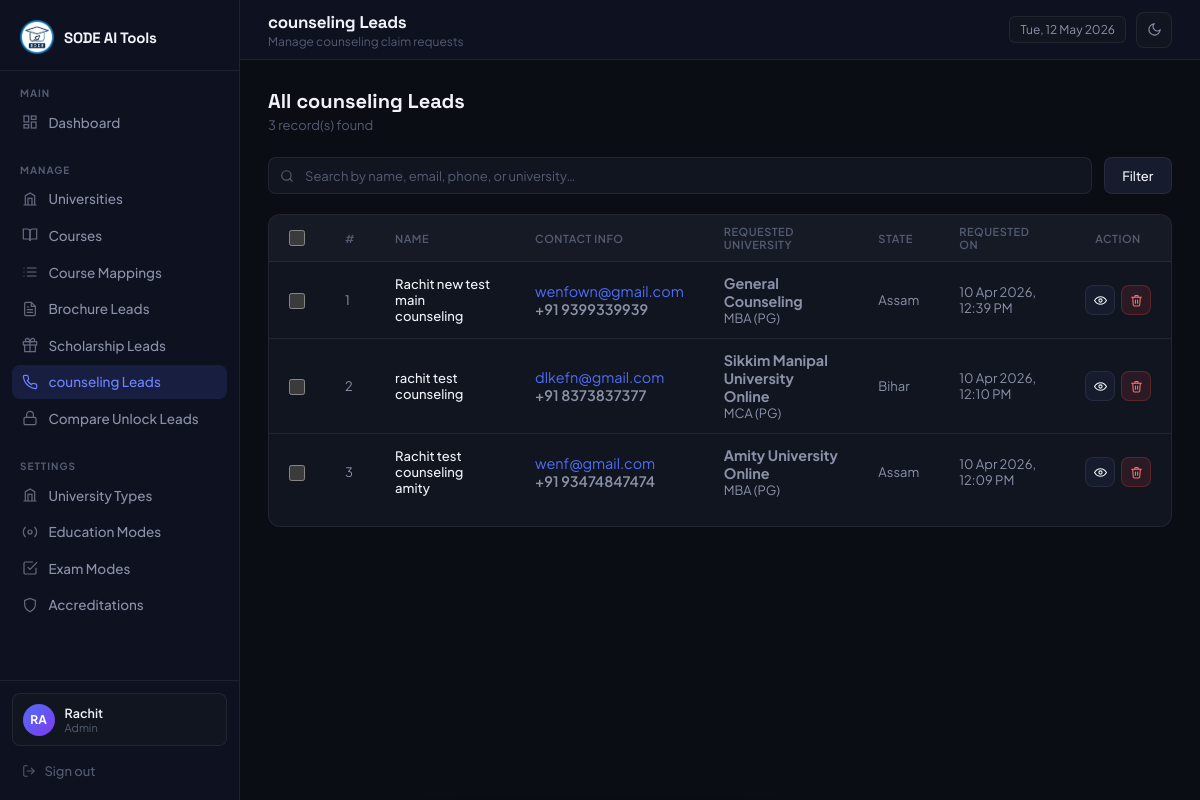
Screenshot of /admin/counseling_leads.php (signed in) with the database file from the repository.
### tables this page shows
CREATE TABLE `counseling_leads` (
  `id` int(11) NOT NULL,
  `name` varchar(255) NOT NULL,
  `email` varchar(255) NOT NULL,
  `country_code` varchar(10) NOT NULL DEFAULT '+91',
  `phone` varchar(50) NOT NULL,
  `course` varchar(255) NOT NULL,
  `state` varchar(100) NOT NULL,
  `uni_name` varchar(255) DEFAULT NULL,
  `page_url` text DEFAULT NULL,
  `user_ip` varchar(45) NOT NULL,
  `created_at` timestamp NOT NULL DEFAULT current_timestamp()
);

### includes/helpers.php (called while the page is built, shortened)
<?php
function e(mixed $val): string {
    return htmlspecialchars((string)$val, ENT_QUOTES, 'UTF-8');
}

### admin/counseling_leads.php (the view, shortened to what this page needs)
<?php
require_once '../includes/db.php';
require_once '../includes/helpers.php';
$search = trim($_GET['search'] ?? '');
$where = ["1 = 1"];
$params = [];
$sql = "SELECT id, name, email, country_code, phone, course, state, uni_name, page_url, user_ip, created_at
        FROM counseling_leads
        WHERE " . implode(' AND ', $where) . "
        ORDER BY created_at DESC";
try {
    $stmt = $pdo->prepare($sql);
    $stmt->execute($params);
    $leads = $stmt->fetchAll(PDO::FETCH_ASSOC);
} catch (PDOException $e) {
    $leads = [];
    if($e->getCode() == '42S02') {
        $table_missing = true;
    }
}
?>
<!DOCTYPE html>
<html lang="en">
<head>
</head>
<body>
  <?php require_once __DIR__ . '/includes/sidebar.php'; ?>
  <main class="main">
    <?php require_once __DIR__ . '/includes/topbar.php'; ?>
    <div class="content">
      <div class="page-header">
        <div>
          <h3>All counseling Leads</h3>
          <p><?= count($leads) ?> record(s) found</p>
        </div>
      </div>
      <div class="search-bar">
        <form method="GET" style="display:contents;">
          <div class="search-input-wrap" style="flex:1;">
            <input type="text" name="search" placeholder="Search by name, email, phone, or university…" value="<?= e($search) ?>" style="width:100%;">
          </div>
          <button type="submit" class="btn btn-secondary">Filter</button>
        </form>
      </div>
      <div class="panel">
        <div class="table-responsive">
          <table>
          <thead>
            <tr>
              <th style="width:40px;"><input type="checkbox" class="bulk-cb" id="bulkSelectAll" title="Select All"></th>
              <th style="width:50px;">#</th>
              <th>Name</th>
              <th>Contact Info</th>
              <th>Requested University</th>
              <th>State</th>
              <th>Requested On</th>
              <th style="width:80px; text-align:center;">Action</th>
            </tr>
          </thead>
          <tbody>
            <?php if ($leads): ?>
              <?php foreach ($leads as $i => $l): ?>
                <tr>
                  <td><input type="checkbox" class="bulk-cb bulk-row-cb" value="<?= $l['id'] ?>"></td>
                  <td data-label="#"> <?= $i + 1 ?> </td>
                  <td data-label="Name">
                      <div class="cell-name"><?= e($l['name']) ?></div>
                  </td>
                  <td data-label="Contact">
                      <div style="font-size:0.9rem;">
                          <div style="color:var(--accent);"><?= e($l['email']) ?></div>
                          <div style="color:var(--text-m); font-weight:600;"><?= e($l['country_code']) ?> <?= e($l['phone']) ?></div>
                      </div>
                  </td>
                  <td data-label="University">
                      <strong style="color:var(--accent-blue); font-size:0.9rem;"><?= e($l['uni_name'] ?: 'N/A') ?></strong><br>
                      <span style="font-size:0.8rem; color:var(--text-m);"><?= e($l['course']) ?></span>
                  </td>
                  <td data-label="State"><?= e($l['state']) ?></td>
                  <td data-label="Requested On"><?= date('d M Y, h:i A', strtotime($l['created_at'])) ?></td>
                  <td data-label="Action">
                    <div class="action-col" style="justify-content:center;">
                      <a href="counseling_lead_view.php?id=<?= $l['id'] ?>" class="btn btn-secondary btn-sm btn-icon" title="View Details">
                        <svg width="13" height="13" viewBox="0 0 24 24" fill="none" stroke="currentColor" stroke-width="2" stroke-linecap="round"><path d="M1 12s4-7 11-7 11 7 11 7-4 7-11 7S1 12 1 12z" /><circle cx="12" cy="12" r="3" /></svg>
                      </a>
                      <form method="POST" style="display:inline;">
                        <button type="submit" class="btn btn-danger btn-sm btn-icon" title="Delete Lead" data-confirm="Delete counseling lead for '<?= e($l['name']) ?>'? This cannot be undone.">
                           <svg width="13" height="13" viewBox="0 0 24 24" fill="none" stroke="currentColor" stroke-width="2" stroke-linecap="round"><polyline points="3 6 5 6 21 6" /><path d="M19 6l-1 14a2 2 0 0 1-2 2H8a2 2 0 0 1-2-2L5 6" /><path d="M10 11v6M14 11v6" /><path d="M9 6V4a1 1 0 0 1 1-1h4a1 1 0 0 1 1 1v2" /></svg>
                        </button>
                      </form>
                    </div>
                  </td>
                </tr>
              <?php endforeach; ?>
            <?php endif; ?>
          </tbody>
          </table>
        </div>
      </div>
    </div>
  </main>
</body>
</html>

### admin/includes/layout_head.php (style rules this page uses)
*, *::before, *::after { box-sizing: border-box; margin: 0; padding: 0; }
:root { color-scheme: dark; --bg: #0a0d14; --sidebar: #0e1120; --surface: #111520; --surface-h: #161b2e; --border: rgba(255, 255, 255, 0.07); --border-h: rgba(255, 255, 255, 0.13); --accent: #4f6ef7; --accent-h: #6b85ff; --accent-g: #7c3aed; --text: #f1f3f9; --text-m: #8b92a8; --text-s: #545c72; --success: #22c55e; --warning: #f59e0b; --danger: #ef4444; --radius: 12px; --radius-sm: 8px; --sidebar-w: 240px; }
body { font-family: 'Plus Jakarta Sans', sans-serif; background: var(--bg); color: var(--text); display: flex; min-height: 100vh; font-size: 14px; transition: background 0.2s, color 0.2s; overflow-x: hidden; }
.main { margin-left: var(--sidebar-w); flex: 1; display: flex; flex-direction: column; min-height: 100vh; min-width: 0; }
.content { padding: 1.75rem; flex: 1; min-width: 0; max-width: 100%; overflow-x: hidden; }
.panel { background: var(--surface); border: 1px solid var(--border); border-radius: var(--radius); overflow: hidden; }
table { width: 100%; border-collapse: collapse; }
table th { padding: 0.625rem 1.25rem; font-size: 11px; font-weight: 600; letter-spacing: 0.5px; text-transform: uppercase; color: var(--text-s); text-align: left; border-bottom: 1px solid var(--border); background: rgba(255, 255, 255, 0.02); }
table td { padding: 0.75rem 1.25rem; font-size: 13px; border-bottom: 1px solid var(--border); color: var(--text-m); }
table tr:last-child td { border-bottom: none; }
table td .cell-name { color: var(--text); font-weight: 500; }
.table-responsive, .table-scroll { width: 100%; margin-bottom: 1rem; border-radius: var(--radius-sm); }
.table-responsive table, .table-scroll table { min-width: 100%; }
.table-responsive table th, .table-scroll table th, .table-responsive table td, .table-scroll table td { white-space: normal; }
.btn { display: inline-flex; align-items: center; gap: 7px; padding: 0.6rem 1.1rem; border-radius: var(--radius-sm); font-size: 13px; font-weight: 500; font-family: inherit; cursor: pointer; transition: opacity 0.2s, transform 0.15s, background 0.15s; text-decoration: none; border: 1px solid transparent; }
.btn-secondary { background: var(--surface-h); color: var(--text); border-color: var(--border); }
.btn-danger { background: rgba(239, 68, 68, 0.12); color: #f87171; border-color: rgba(239, 68, 68, 0.25); }
.btn-sm { padding: 0.35rem 0.7rem; font-size: 12px; }
.btn-icon { padding: 0.4rem; width: 30px; height: 30px; justify-content: center; }
.page-header { display: flex; align-items: center; justify-content: space-between; margin-bottom: 1.5rem; }
.page-header h3 { font-family: 'Space Grotesk', sans-serif; font-size: 20px; font-weight: 700; }
.page-header p { font-size: 13px; color: var(--text-s); margin-top: 3px; }
.search-bar { display: flex; gap: 0.75rem; margin-bottom: 1.25rem; flex-wrap: wrap; align-items: center; }
.search-input-wrap { position: relative; flex: 1; min-width: 200px; }
.search-input-wrap input { width: 100%; padding: 0.6rem 0.875rem 0.6rem 2.25rem; background: var(--surface); border: 1px solid var(--border); border-radius: var(--radius-sm); font-size: 13px; font-family: inherit; color: var(--text); outline: none; transition: border-color 0.2s; }
.search-input-wrap input::placeholder { color: var(--text-s); }
.action-col { display: flex; gap: 6px; align-items: center; }
.bulk-cb { width: 16px; height: 16px; accent-color: var(--accent); cursor: pointer; vertical-align: middle; }

### rows the page displays
counseling_leads: name "Rachit new test main counseling", email "wenfown@gmail.com", country_code "+91", phone "9399339939", uni_name "General Counseling", course "MBA (PG)", state "Assam", created_at "10 Apr 2026, 12:39 PM"
counseling_leads: name "rachit test counseling", email "dlkefn@gmail.com", country_code "+91", phone "8373837377", uni_name "Sikkim Manipal University Online", course "MCA (PG)", state "Bihar", created_at "10 Apr 2026, 12:10 PM"
counseling_leads: name "Rachit test counseling amity", email "wenf@gmail.com", country_code "+91", phone "93474847474", uni_name "Amity University Online", course "MBA (PG)", state "Assam", created_at "10 Apr 2026, 12:09 PM"

### other values shown
substr($_SESSION['admin_name'], 0, 2) "RA"
$_SESSION['admin_name'] "Rachit"
$_SESSION['admin_role'] "Admin"
$page_title "counseling Leads"
$page_subtitle "Manage counseling claim requests"
count($leads) "3"
